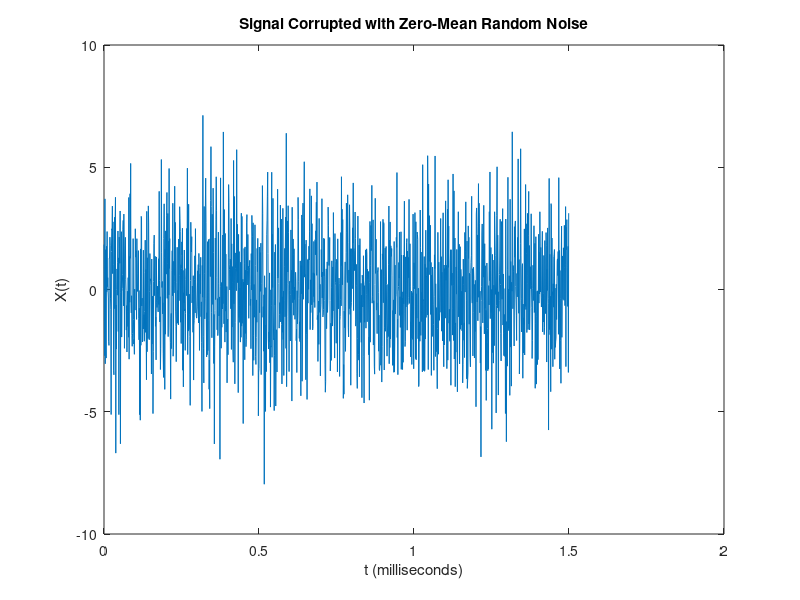
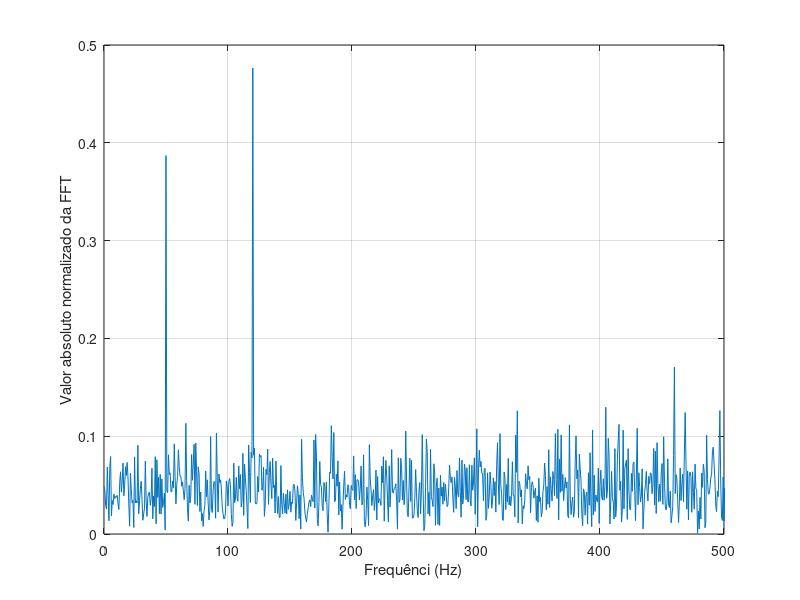
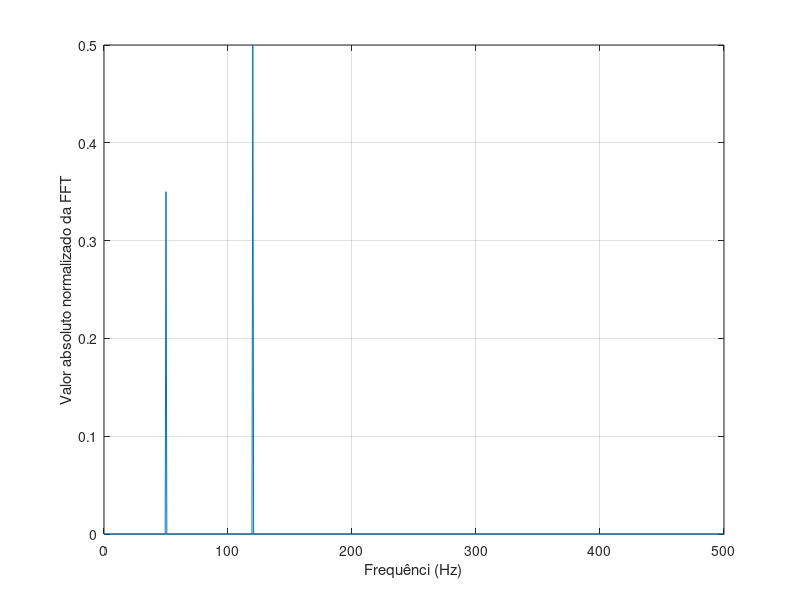
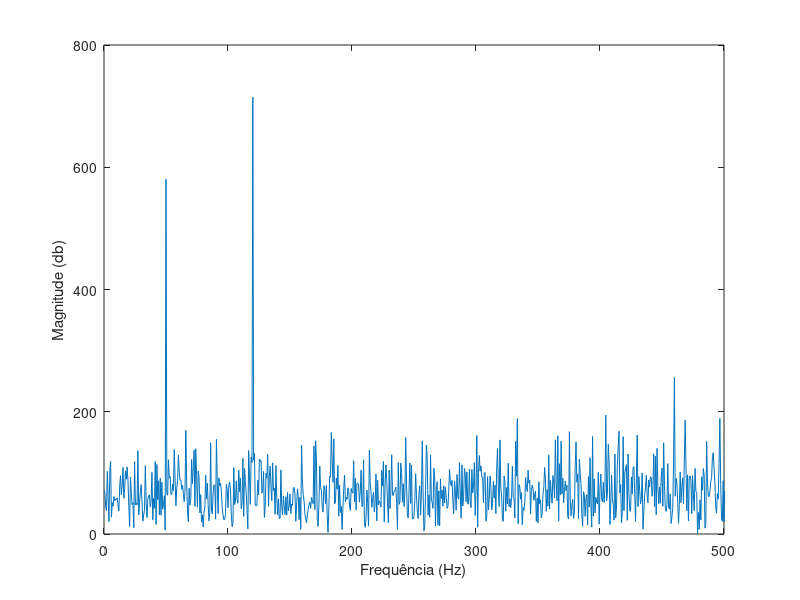

MATLAB code for these plots, in order:
close all; clear all; clc;

% Frequência de amostragem.
Fs = 1000;
% Tempo de amostragem.
T  = 1/Fs;            
% Quantidade de amostras
Qtotal  = 1500;             
% Tempo total do sinal.
t  = (0:Qtotal-1)*T;

% Sinal original.
S = 0.7*sin(2*pi*50*t) + sin(2*pi*120*t);

% Sinal com ruído branco.
X = S + 2*randn(size(t));

% Plotagem do sinal.
plot(t, X);
title('Signal Corrupted with Zero-Mean Random Noise');
xlabel('t (milliseconds)');
ylabel('X(t)');

% fft do sinal já considerando o tamanho da amostra.
Y = fft(X);

% Frequência. 
F = ((0 : (1/Qtotal) : (1-1/Qtotal))*Fs).';    

% Magnitude e fase do sinal
magnitudeY = abs(Y);            
faseY      = unwrap(angle(Y)); 

% Para análise do bode.
mag_db = 20*log10(magnitudeY);

% -------------------------------------------------------------------------
% Considerando o sinal amostrado da forma:
% 
%   f(kt) = x0.d(t) + x1.d(t-T) + x2.d(t-2T) + ... + xk.d(t-kT) + ...
% 
% A transformada de Fourier é algo da forma:
% 
%   F(w) = x0 + x1.exp(-jwT) + x2.exp(-j2wT) + ... +xk.exp(-jkwT) + ...
% 
%   Perceba que o sinal em sim é uma função de 'w'. Ou seja, dado uma
% frequência de amostragem (T) e um sinal amostrado (f(kT), a gente
% consegue para cada 'dw' de frequência encontrar uma sinal. 
% 
%   Dessa forma, perceba que na "pior" situação (uma situação em que os
% exp(-jkwt), para k = 0, 1, 2, ...), a gente teria um somatório apenas
% dos parâmetros x0 + x1 + x2 + ... + xk + ...
%
%   Para a gente normalizar em relação ao sinal que está sendo apresentado,
% a gente divide pelo máximo valor possível para o sinal (que é o tamanho
% do mesmo sendo multiplicado por múltiplos 1).
% -------------------------------------------------------------------------
% 
% Normalizar.
figure;
magnitudeY_normalizada = magnitudeY/Qtotal;
plot(F, magnitudeY_normalizada); grid;
ylabel('Valor absoluto normalizado da FFT');
xlabel('Frequênci (Hz)');
xlim([0 Fs/2]);

% Apenas um teste.
figure;
magnitudeX_normalizada = abs(fft(S))/Qtotal;
% magnitudeY_normalizada = magnitudeY/Qtotal;
plot(F, magnitudeX_normalizada); grid;
ylabel('Valor absoluto normalizado da FFT');
xlabel('Frequênci (Hz)');
xlim([0 Fs/2]);


% Plot do sinal em magnitude (considerando o espectro completo).
figure;
plot(F, magnitudeY); 
xlim([0 Fs/2]);
xlabel('Frequência (Hz)');
ylabel('Magnitude (db)');

% Plot do sinal em fase (considerando o espectro completo).
figure;
plot(F, faseY);
xlim([0 Fs/2]);
xlabel('Frequência (Hz)');
ylabel('Fase (rad)');
